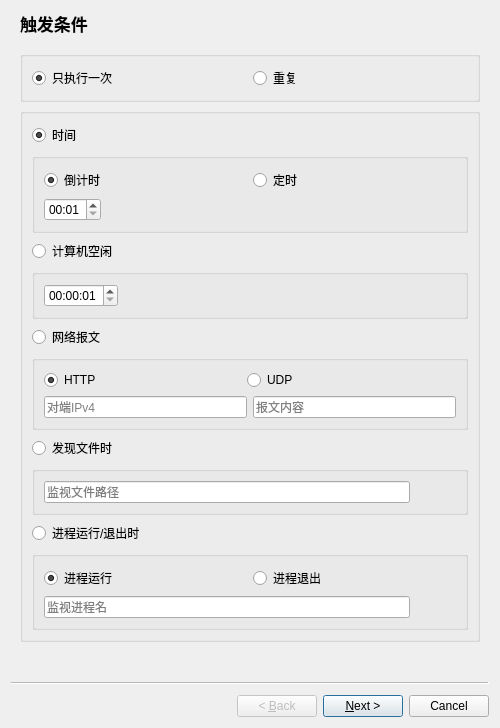
<?xml version="1.0" encoding="UTF-8"?>
<ui version="4.0">
 <class>CNewTaskWizard</class>
 <widget class="QWizard" name="CNewTaskWizard">
  <property name="geometry">
   <rect>
    <x>0</x>
    <y>0</y>
    <width>500</width>
    <height>662</height>
   </rect>
  </property>
  <property name="windowTitle">
   <string>创建任务</string>
  </property>
  <widget class="QWizardPage" name="wizardPage1">
   <property name="title">
    <string>触发条件</string>
   </property>
   <layout class="QVBoxLayout" name="verticalLayout_6">
    <item>
     <widget class="QGroupBox" name="groupBox_onceOrRepeat">
      <property name="title">
       <string/>
      </property>
      <layout class="QHBoxLayout" name="horizontalLayout_3">
       <item>
        <widget class="QRadioButton" name="radioButton_once">
         <property name="text">
          <string>只执行一次</string>
         </property>
         <property name="checked">
          <bool>true</bool>
         </property>
        </widget>
       </item>
       <item>
        <widget class="QRadioButton" name="radioButton_repeat">
         <property name="text">
          <string>重复</string>
         </property>
        </widget>
       </item>
      </layout>
     </widget>
    </item>
    <item>
     <widget class="QGroupBox" name="groupBox_5">
      <property name="title">
       <string/>
      </property>
      <layout class="QVBoxLayout" name="verticalLayout_5">
       <item>
        <widget class="QRadioButton" name="radioButton_timeTrigger">
         <property name="text">
          <string>时间</string>
         </property>
         <property name="checked">
          <bool>true</bool>
         </property>
        </widget>
       </item>
       <item>
        <widget class="QGroupBox" name="groupBox_time">
         <property name="title">
          <string/>
         </property>
         <layout class="QVBoxLayout" name="verticalLayout">
          <item>
           <layout class="QHBoxLayout" name="horizontalLayout_4">
            <item>
             <widget class="QRadioButton" name="radioButton_countDown">
              <property name="text">
               <string>倒计时</string>
              </property>
              <property name="checked">
               <bool>true</bool>
              </property>
             </widget>
            </item>
            <item>
             <widget class="QRadioButton" name="radioButton_timer">
              <property name="text">
               <string>定时</string>
              </property>
             </widget>
            </item>
           </layout>
          </item>
          <item>
           <layout class="QHBoxLayout" name="horizontalLayout_5">
            <item>
             <widget class="QTimeEdit" name="timeEdit_time">
              <property name="minimumTime">
               <time>
                <hour>0</hour>
                <minute>1</minute>
                <second>0</second>
               </time>
              </property>
              <property name="displayFormat">
               <string>HH:mm</string>
              </property>
             </widget>
            </item>
            <item>
             <spacer name="horizontalSpacer_3">
              <property name="orientation">
               <enum>Qt::Horizontal</enum>
              </property>
              <property name="sizeHint" stdset="0">
               <size>
                <width>40</width>
                <height>20</height>
               </size>
              </property>
             </spacer>
            </item>
            <item>
             <widget class="QLabel" name="label">
              <property name="text">
               <string/>
              </property>
             </widget>
            </item>
           </layout>
          </item>
         </layout>
        </widget>
       </item>
       <item>
        <widget class="QRadioButton" name="radioButton_idleTrigger">
         <property name="text">
          <string>计算机空闲</string>
         </property>
        </widget>
       </item>
       <item>
        <widget class="QGroupBox" name="groupBox_idle">
         <property name="title">
          <string/>
         </property>
         <layout class="QVBoxLayout" name="verticalLayout_9">
          <item>
           <layout class="QHBoxLayout" name="horizontalLayout_12">
            <item>
             <widget class="QTimeEdit" name="timeEdit_idle">
              <property name="dateTime">
               <datetime>
                <hour>0</hour>
                <minute>0</minute>
                <second>1</second>
                <year>2000</year>
                <month>1</month>
                <day>1</day>
               </datetime>
              </property>
              <property name="minimumTime">
               <time>
                <hour>0</hour>
                <minute>0</minute>
                <second>1</second>
               </time>
              </property>
              <property name="displayFormat">
               <string>HH:mm:ss</string>
              </property>
             </widget>
            </item>
            <item>
             <spacer name="horizontalSpacer_4">
              <property name="orientation">
               <enum>Qt::Horizontal</enum>
              </property>
              <property name="sizeHint" stdset="0">
               <size>
                <width>40</width>
                <height>20</height>
               </size>
              </property>
             </spacer>
            </item>
           </layout>
          </item>
         </layout>
        </widget>
       </item>
       <item>
        <widget class="QRadioButton" name="radioButton_netTrigger">
         <property name="text">
          <string>网络报文</string>
         </property>
        </widget>
       </item>
       <item>
        <widget class="QGroupBox" name="groupBox_netTrigger">
         <property name="title">
          <string/>
         </property>
         <layout class="QVBoxLayout" name="verticalLayout_8">
          <item>
           <layout class="QHBoxLayout" name="horizontalLayout_10" stretch="1,1,0">
            <item>
             <widget class="QRadioButton" name="radioButton_http">
              <property name="text">
               <string>HTTP</string>
              </property>
              <property name="checked">
               <bool>true</bool>
              </property>
             </widget>
            </item>
            <item>
             <widget class="QRadioButton" name="radioButton_udp">
              <property name="text">
               <string>UDP</string>
              </property>
             </widget>
            </item>
            <item>
             <widget class="QLabel" name="label_2">
              <property name="toolTip">
               <string>HTTP端口：20022
UDP端口：20023</string>
              </property>
              <property name="text">
               <string/>
              </property>
              <property name="pixmap">
               <pixmap resource="qrc.qrc">:/image/help.png</pixmap>
              </property>
             </widget>
            </item>
           </layout>
          </item>
          <item>
           <layout class="QHBoxLayout" name="horizontalLayout_9">
            <item>
             <widget class="QLineEdit" name="lineEdit_ip">
              <property name="placeholderText">
               <string>对端IPv4</string>
              </property>
             </widget>
            </item>
            <item>
             <widget class="QLineEdit" name="lineEdit_netContent">
              <property name="placeholderText">
               <string>报文内容</string>
              </property>
             </widget>
            </item>
           </layout>
          </item>
         </layout>
        </widget>
       </item>
       <item>
        <widget class="QRadioButton" name="radioButton_fileTrigger">
         <property name="text">
          <string>发现文件时</string>
         </property>
        </widget>
       </item>
       <item>
        <widget class="QGroupBox" name="groupBox_fileTrigger">
         <property name="title">
          <string/>
         </property>
         <layout class="QHBoxLayout" name="horizontalLayout_6">
          <item>
           <widget class="QLineEdit" name="lineEdit_watchFile">
            <property name="placeholderText">
             <string>监视文件路径</string>
            </property>
           </widget>
          </item>
          <item>
           <widget class="QPushButton" name="pushButton_explorer">
            <property name="text">
             <string/>
            </property>
            <property name="icon">
             <iconset resource="qrc.qrc">
              <normaloff>:/image/folder.png</normaloff>:/image/folder.png</iconset>
            </property>
            <property name="flat">
             <bool>true</bool>
            </property>
           </widget>
          </item>
         </layout>
        </widget>
       </item>
       <item>
        <widget class="QRadioButton" name="radioButton_processTrigger">
         <property name="text">
          <string>进程运行/退出时</string>
         </property>
        </widget>
       </item>
       <item>
        <widget class="QGroupBox" name="groupBox_processTrigger">
         <property name="title">
          <string/>
         </property>
         <layout class="QVBoxLayout" name="verticalLayout_7">
          <item>
           <layout class="QHBoxLayout" name="horizontalLayout_8">
            <item>
             <widget class="QRadioButton" name="radioButton_processRunning">
              <property name="text">
               <string>进程运行</string>
              </property>
              <property name="checked">
               <bool>true</bool>
              </property>
             </widget>
            </item>
            <item>
             <widget class="QRadioButton" name="radioButton_processNotRunning">
              <property name="text">
               <string>进程退出</string>
              </property>
             </widget>
            </item>
           </layout>
          </item>
          <item>
           <layout class="QHBoxLayout" name="horizontalLayout_7">
            <item>
             <widget class="QLineEdit" name="lineEdit_watchProcess">
              <property name="placeholderText">
               <string>监视进程名</string>
              </property>
             </widget>
            </item>
            <item>
             <widget class="QPushButton" name="pushButton_selectProcess">
              <property name="text">
               <string/>
              </property>
              <property name="icon">
               <iconset resource="qrc.qrc">
                <normaloff>:/image/search.png</normaloff>:/image/search.png</iconset>
              </property>
              <property name="flat">
               <bool>true</bool>
              </property>
             </widget>
            </item>
           </layout>
          </item>
         </layout>
        </widget>
       </item>
      </layout>
     </widget>
    </item>
    <item>
     <spacer name="verticalSpacer">
      <property name="orientation">
       <enum>Qt::Vertical</enum>
      </property>
      <property name="sizeHint" stdset="0">
       <size>
        <width>20</width>
        <height>60</height>
       </size>
      </property>
     </spacer>
    </item>
    <item>
     <widget class="QLabel" name="label_3">
      <property name="text">
       <string/>
      </property>
      <property name="alignment">
       <set>Qt::AlignCenter</set>
      </property>
     </widget>
    </item>
   </layout>
  </widget>
  <widget class="QWizardPage" name="wizardPage2">
   <property name="title">
    <string>状态条件</string>
   </property>
   <layout class="QVBoxLayout" name="verticalLayout_2">
    <item>
     <layout class="QHBoxLayout" name="horizontalLayout">
      <item>
       <widget class="QPushButton" name="pushButton_addCondition">
        <property name="text">
         <string/>
        </property>
        <property name="icon">
         <iconset resource="qrc.qrc">
          <normaloff>:/image/add.png</normaloff>:/image/add.png</iconset>
        </property>
        <property name="flat">
         <bool>true</bool>
        </property>
       </widget>
      </item>
      <item>
       <widget class="QPushButton" name="pushButton_removeCondition">
        <property name="font">
         <font>
          <pointsize>16</pointsize>
          <weight>75</weight>
          <bold>true</bold>
         </font>
        </property>
        <property name="text">
         <string/>
        </property>
        <property name="icon">
         <iconset resource="qrc.qrc">
          <normaloff>:/image/delete.png</normaloff>:/image/delete.png</iconset>
        </property>
        <property name="flat">
         <bool>true</bool>
        </property>
       </widget>
      </item>
      <item>
       <spacer name="horizontalSpacer">
        <property name="orientation">
         <enum>Qt::Horizontal</enum>
        </property>
        <property name="sizeHint" stdset="0">
         <size>
          <width>40</width>
          <height>20</height>
         </size>
        </property>
       </spacer>
      </item>
      <item>
       <widget class="QRadioButton" name="radioButton_or">
        <property name="text">
         <string>任一</string>
        </property>
        <property name="checked">
         <bool>true</bool>
        </property>
       </widget>
      </item>
      <item>
       <widget class="QRadioButton" name="radioButton_and">
        <property name="text">
         <string>同时</string>
        </property>
       </widget>
      </item>
     </layout>
    </item>
    <item>
     <widget class="QListWidget" name="listWidget_condition"/>
    </item>
   </layout>
  </widget>
  <widget class="QWizardPage" name="wizardPage3">
   <property name="title">
    <string>执行内容</string>
   </property>
   <layout class="QVBoxLayout" name="verticalLayout_3">
    <item>
     <layout class="QHBoxLayout" name="horizontalLayout_2">
      <item>
       <widget class="QPushButton" name="pushButton_addAction">
        <property name="icon">
         <iconset resource="qrc.qrc">
          <normaloff>:/image/add.png</normaloff>:/image/add.png</iconset>
        </property>
        <property name="flat">
         <bool>true</bool>
        </property>
       </widget>
      </item>
      <item>
       <widget class="QPushButton" name="pushButton_removeAction">
        <property name="icon">
         <iconset resource="qrc.qrc">
          <normaloff>:/image/delete.png</normaloff>:/image/delete.png</iconset>
        </property>
        <property name="flat">
         <bool>true</bool>
        </property>
       </widget>
      </item>
      <item>
       <spacer name="horizontalSpacer_2">
        <property name="orientation">
         <enum>Qt::Horizontal</enum>
        </property>
        <property name="sizeHint" stdset="0">
         <size>
          <width>40</width>
          <height>20</height>
         </size>
        </property>
       </spacer>
      </item>
      <item>
       <widget class="QPushButton" name="pushButton_up">
        <property name="icon">
         <iconset resource="qrc.qrc">
          <normaloff>:/image/up.png</normaloff>:/image/up.png</iconset>
        </property>
        <property name="flat">
         <bool>true</bool>
        </property>
       </widget>
      </item>
      <item>
       <widget class="QPushButton" name="pushButton_down">
        <property name="icon">
         <iconset resource="qrc.qrc">
          <normaloff>:/image/down.png</normaloff>:/image/down.png</iconset>
        </property>
        <property name="flat">
         <bool>true</bool>
        </property>
       </widget>
      </item>
     </layout>
    </item>
    <item>
     <widget class="QListWidget" name="listWidget_action"/>
    </item>
   </layout>
  </widget>
  <widget class="QWizardPage" name="wizardPage4">
   <property name="title">
    <string>任务名称</string>
   </property>
   <layout class="QVBoxLayout" name="verticalLayout_4">
    <item>
     <widget class="QLineEdit" name="lineEdit_taskName"/>
    </item>
   </layout>
  </widget>
 </widget>
 <resources>
  <include location="qrc.qrc"/>
 </resources>
 <connections>
  <connection>
   <sender>radioButton_timeTrigger</sender>
   <signal>toggled(bool)</signal>
   <receiver>groupBox_time</receiver>
   <slot>setVisible(bool)</slot>
   <hints>
    <hint type="sourcelabel">
     <x>57</x>
     <y>182</y>
    </hint>
    <hint type="destinationlabel">
     <x>194</x>
     <y>204</y>
    </hint>
   </hints>
  </connection>
  <connection>
   <sender>radioButton_fileTrigger</sender>
   <signal>toggled(bool)</signal>
   <receiver>groupBox_fileTrigger</receiver>
   <slot>setVisible(bool)</slot>
   <hints>
    <hint type="sourcelabel">
     <x>160</x>
     <y>396</y>
    </hint>
    <hint type="destinationlabel">
     <x>220</x>
     <y>444</y>
    </hint>
   </hints>
  </connection>
  <connection>
   <sender>radioButton_processTrigger</sender>
   <signal>toggled(bool)</signal>
   <receiver>groupBox_processTrigger</receiver>
   <slot>setVisible(bool)</slot>
   <hints>
    <hint type="sourcelabel">
     <x>167</x>
     <y>466</y>
    </hint>
    <hint type="destinationlabel">
     <x>197</x>
     <y>515</y>
    </hint>
   </hints>
  </connection>
  <connection>
   <sender>radioButton_netTrigger</sender>
   <signal>toggled(bool)</signal>
   <receiver>groupBox_netTrigger</receiver>
   <slot>setVisible(bool)</slot>
   <hints>
    <hint type="sourcelabel">
     <x>70</x>
     <y>325</y>
    </hint>
    <hint type="destinationlabel">
     <x>81</x>
     <y>374</y>
    </hint>
   </hints>
  </connection>
  <connection>
   <sender>radioButton_idleTrigger</sender>
   <signal>toggled(bool)</signal>
   <receiver>groupBox_idle</receiver>
   <slot>setVisible(bool)</slot>
   <hints>
    <hint type="sourcelabel">
     <x>55</x>
     <y>249</y>
    </hint>
    <hint type="destinationlabel">
     <x>157</x>
     <y>290</y>
    </hint>
   </hints>
  </connection>
 </connections>
</ui>
